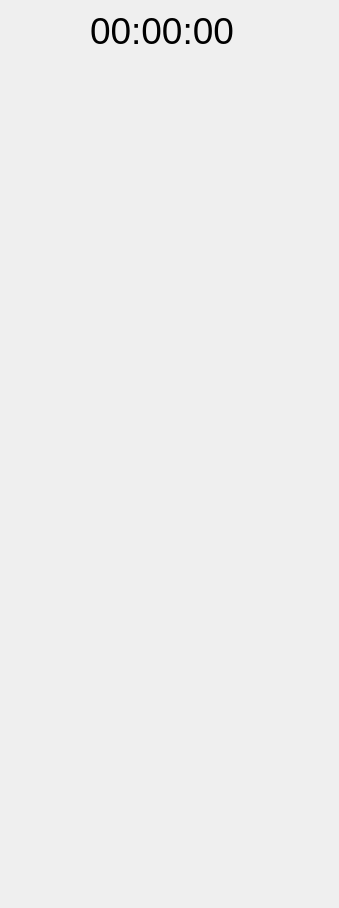
<?xml version="1.0" encoding="UTF-8"?>
<ui version="4.0">
 <class>Form</class>
 <widget class="QWidget" name="Form">
  <property name="geometry">
   <rect>
    <x>0</x>
    <y>0</y>
    <width>339</width>
    <height>908</height>
   </rect>
  </property>
  <property name="windowTitle">
   <string>Stopwatch</string>
  </property>
  <widget class="QLabel" name="time">
   <property name="geometry">
    <rect>
     <x>90</x>
     <y>10</y>
     <width>151</width>
     <height>41</height>
    </rect>
   </property>
   <property name="font">
    <font>
     <pointsize>28</pointsize>
    </font>
   </property>
   <property name="text">
    <string>00:00:00</string>
   </property>
  </widget>
 </widget>
 <resources/>
 <connections/>
</ui>
